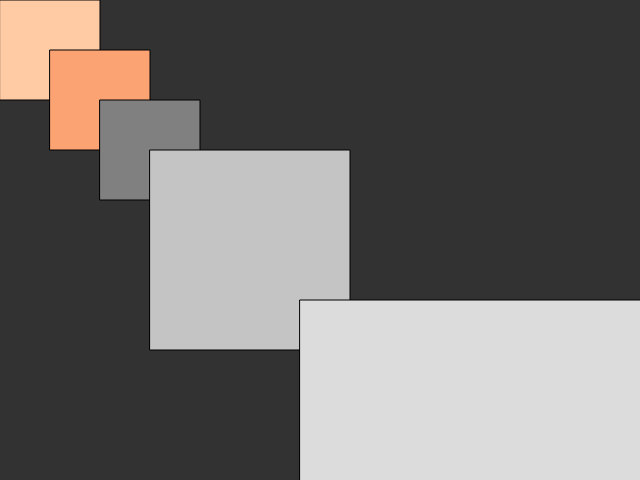
Frame 1 (no input)
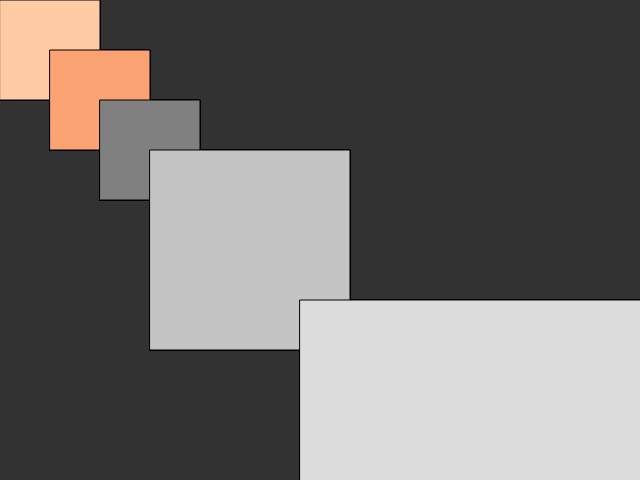
Frame 60 (no input)
Frame 120 (the mouse pressed at the canvas centre since frame 60): identical to frame 60, image omitted

The p5.js sketch that drew these frames (run headless with seeded random() and noise() and a simulated clock; from frame 60 on, the mouse is pressed at the canvas centre):

// p5.js sketch
// ── sketch.js
function setup() {
  createCanvas(640, 480); 
  background(50);    
  // noStroke();              
}

function draw(){
  let c  = color(255,203,165);
  let c2 = color(251,163,114);



    fill(c); 
    rect(0, 0, 100, 100); // x, y, w, h
    
    fill(c2);
		rect(50, 50, 100, 100); 

		fill(128)
		rect(100, 100, 100, 100);
		
		fill(196);
		rect(150, 150, 200, 200);

		fill(220);
		rect(300, 300, 400, 400); 
}
